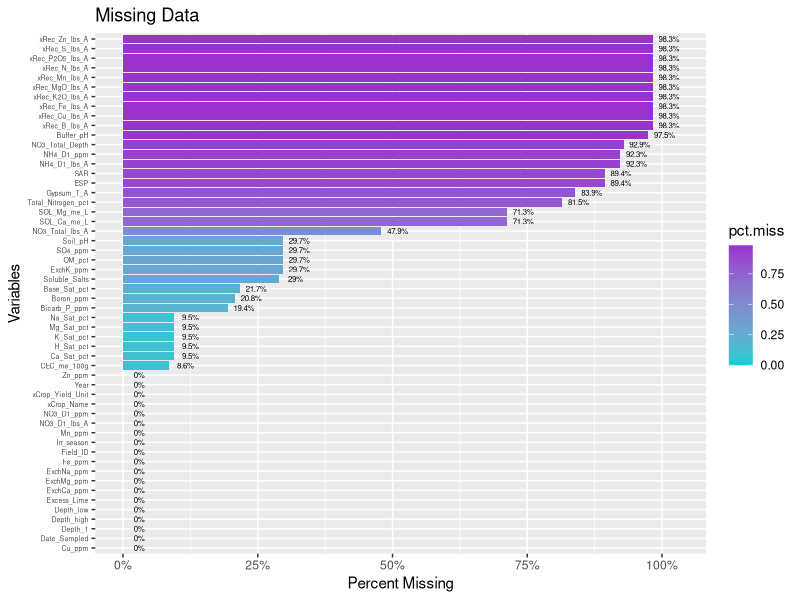
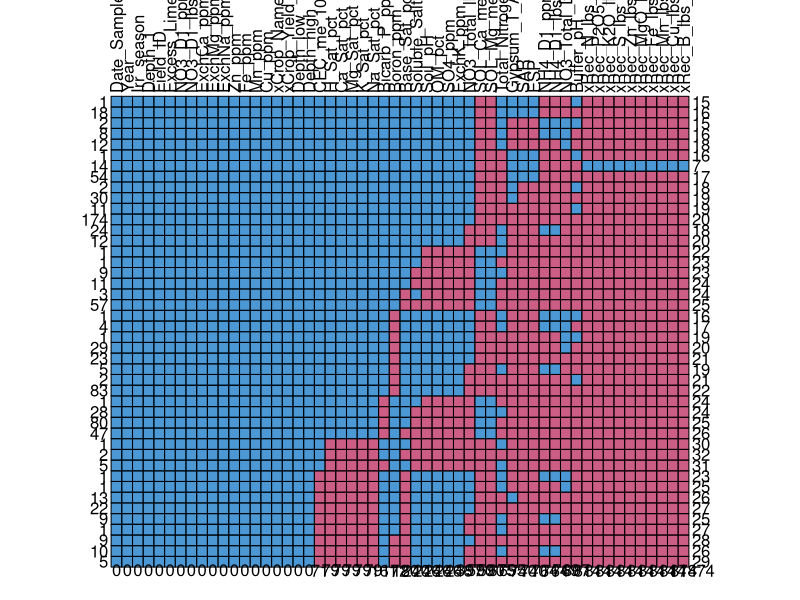
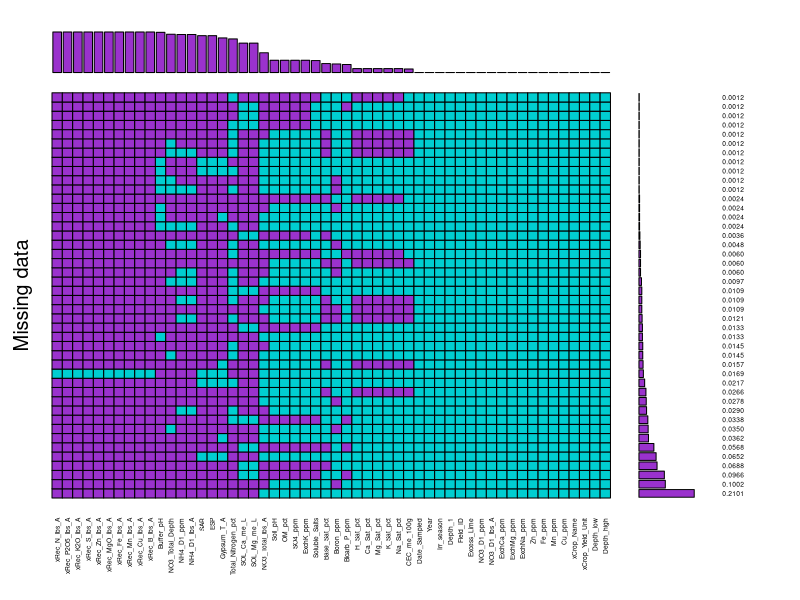
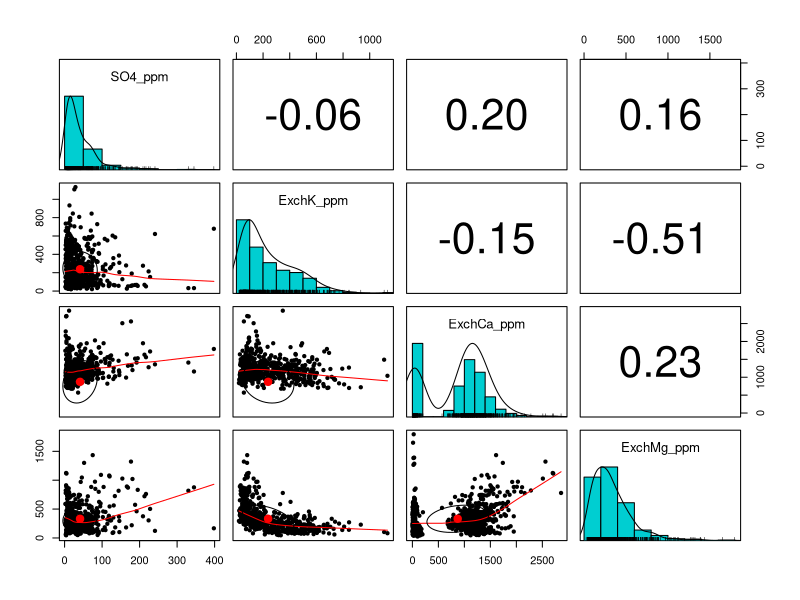
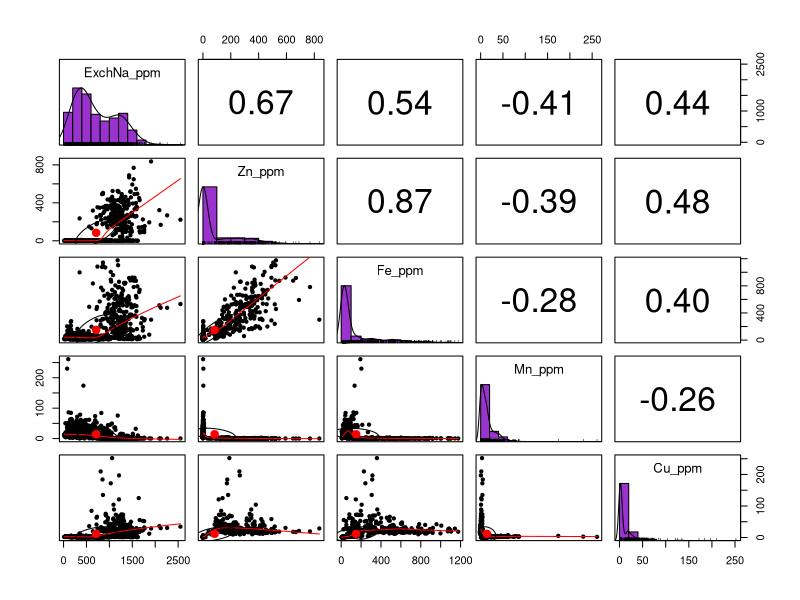
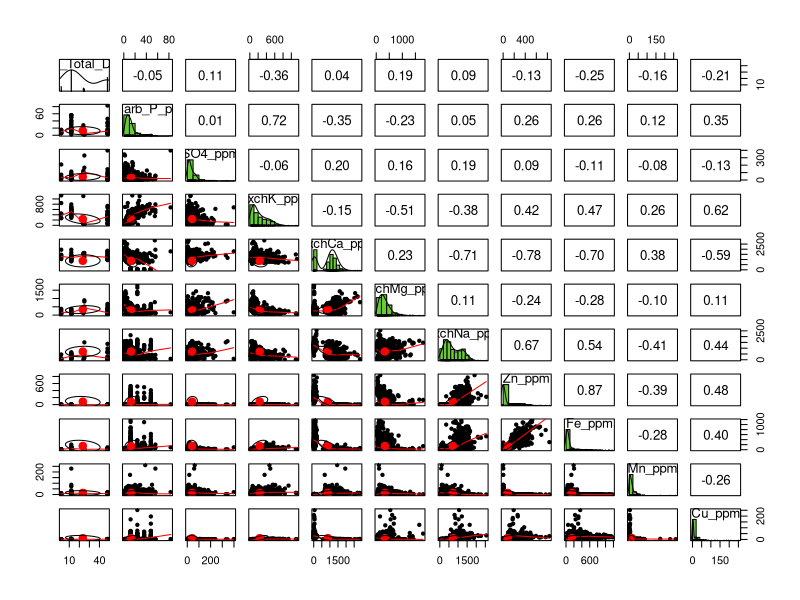
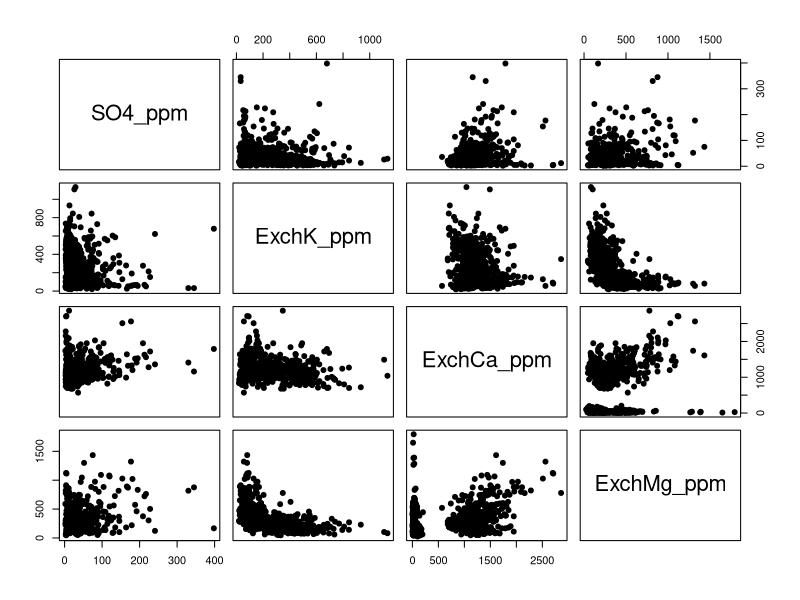
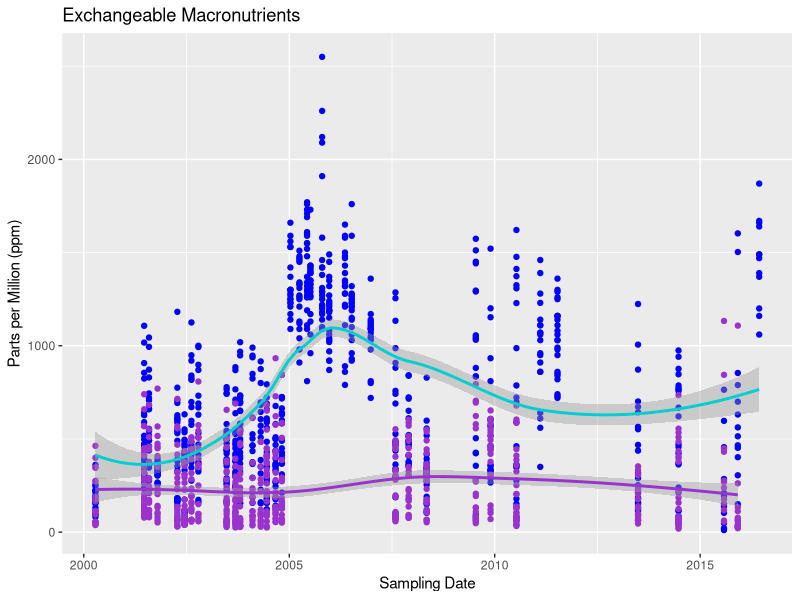

The R script that drew these images, in order:
## ---- chunk 1
library(tidyverse)
## ---- chunk 2
df <- read.csv("../data/pcp_soil_data/PCP-R-ready.csv")
## ---- chunk 3
df2 <- df[, colSums(is.na(df)) != nrow(df)]
## ---- chunk 4
df3 <- df2 %>% select("Date_Sampled","Year","Irr_season", "Depth_1", "Field_ID", "Soil_pH", "Buffer_pH", "Excess_Lime", "Soluble_Salts", "OM_pct", "NO3_D1_ppm", "NO3_D1_lbs_A", "NO3_Total_lbs_A", "NO3_Total_Depth", "Bicarb_P_ppm", "SO4_ppm", "ExchK_ppm", "ExchCa_ppm", "ExchMg_ppm", "ExchNa_ppm", "Zn_ppm", "Fe_ppm", "Mn_ppm", 'Cu_ppm', "Boron_ppm", "CEC_me_100g", "Base_Sat_pct", "H_Sat_pct", "Ca_Sat_pct", "Mg_Sat_pct", "K_Sat_pct", "Na_Sat_pct", "SOL_Ca_me_L", "SOL_Mg_me_L", "SAR", "ESP", "Gypsum_T_A", "NH4_D1_ppm", "NH4_D1_lbs_A", "Total_Nitrogen_pct", "xCrop_Name", "xCrop_Yield_Unit", "xRec_N_lbs_A", "xRec_P2O5_lbs_A", "xRec_K2O_lbs_A", "xRec_S_lbs_A", "xRec_Zn_lbs_A", "xRec_MgO_lbs_A", "xRec_Fe_lbs_A", "xRec_Mn_lbs_A", "xRec_Cu_lbs_A", "xRec_B_lbs_A")

## ---- chunk 5

## ---- chunk 6

library(lubridate)

## set Date_Sampled from factor to Date
df3$Date_Sampled <- mdy(as.character(df3$Date_Sampled))

df3 <- df3
## set empty xCrop_Name to factor level to NA  datatype

## convert xCrop_yield_Unit

## ---- chunk 7
low <- c()
high <- c()
for(i in 1:length(df3$Depth_1)){
  low <- c(low, strsplit(as.character(df3$Depth_1), "-")[[i]][1])
  high <- c(high, strsplit(as.character(df3$Depth_1), "-")[[i]][2])
}
df3$Depth_low <- low
df3$Depth_high <- high
## ---- chunk 8
glimpse(head(df3))
## ---- chunk 9
prop.miss <- apply(df3, 2, function(x) round(sum(is.na(x))/NROW(x),4))
prop.miss
## ---- chunk 10
pmpv <- data.frame(variable = names(df3), pct.miss=prop.miss)

## ---- chunk 11
ggplot(pmpv, aes(x= reorder(variable, pct.miss), y=pct.miss, fill=pct.miss)) +
  geom_bar(stat="identity") + 
  ggtitle("Missing Data") +
  ylab("Percent Missing") + 
  xlab("Variables") +
  scale_y_continuous(labels=scales::percent, limits=c(0,1.03)) + 
  geom_text(data=pmpv, aes(label=paste0(round(pct.miss*100,1),"%"), y=pct.miss+.03), size=2) +
  coord_flip() +
  theme(axis.text.y = element_text(size=5)) +
  scale_fill_gradient(low="darkturquoise",high="darkorchid3")
  
## ---- chunk 12
library(mice)
md.pattern(df3, rotate.names = TRUE)
## ---- chunk 13
library(VIM)
## ---- chunk 14
aggr(df3, col=c('darkturquoise','darkorchid3'),
              numbers=TRUE, sortVars=TRUE, prop=TRUE,border=TRUE, combined=TRUE,
              labels=names(df3), cex.axis=.4, cex.numbers=.4, varheight=FALSE,
              gap=0, ylab=c("Missing data","Pattern"))
## ---- chunk 15
library(psych)
## ---- chunk 16
## Correlation matrix betwen Macronutrients

pairs.panels(df3[,16:19],
             method="pearson",
             hist.col="#00ced1",
             density=TRUE,
             ellipses = TRUE,
             cex.labels = 1.2,
             )
## ---- chunk 17
# Correation Matrix between micronutrients 

pairs.panels(df3[,20:24],
             method="pearson",
             hist.col="#9a32cd",
             density=TRUE,
             ellipses = TRUE,
             cex.labels = 1.2,
             )
## ---- chunk 18
# Correation Matrix between micronutrients 

pairs.panels(df3[,14:24],
             method="pearson",
             hist.col="#65cd32",
             density=TRUE,
             ellipses = TRUE,
             cex.labels = 1.2,
             )
## ---- chunk 19
pairs(df3[,16:19], pch=19)
## ---- chunk 20
ggplot(df3, aes(x=Date_Sampled)) + 
  geom_point(aes(y=ExchNa_ppm), color="blue") +
  geom_point(aes(y=ExchK_ppm), color="darkorchid3") +
  geom_smooth(aes(y=ExchNa_ppm), color="darkturquoise") +
  geom_smooth(aes(y=ExchK_ppm), color="darkorchid3") +
  labs(x="Sampling Date",y="Parts per Million (ppm)",title="Exchangeable Macronutrients")
## ---- chunk 21
ggplot(df3, aes(x=Date_Sampled)) + 
  geom_point(aes(y=Na_Sat_pct), color="blue") +
  geom_point(aes(y=K_Sat_pct), color="darkorchid3") +
  geom_smooth(aes(y=Na_Sat_pct), color="darkturquoise") +
  geom_smooth(aes(y=K_Sat_pct), color="darkorchid3") +
  labs(x="Sampling Date",y="Percent Saturation (%)",title="Exchangeable Macronutrients")
## ---- chunk 22
df4 <- df3 %>% select("Date_Sampled","Year","Irr_season", "Depth_1", "Field_ID", "Soil_pH", "Buffer_pH", "Excess_Lime", "Soluble_Salts", "OM_pct", "NO3_D1_ppm", "NO3_D1_lbs_A", "Bicarb_P_ppm", "SO4_ppm", "ExchK_ppm", "ExchCa_ppm", "ExchMg_ppm", "ExchNa_ppm", "Zn_ppm", "Fe_ppm", "Mn_ppm", 'Cu_ppm', "Boron_ppm", "CEC_me_100g", "Base_Sat_pct", "H_Sat_pct", "Ca_Sat_pct", "Mg_Sat_pct", "K_Sat_pct", "Na_Sat_pct")

## ---- chunk 23
saveRDS(df4, file = "./data/clean_soil_data.rds")
